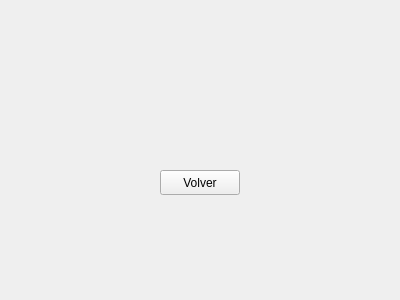
<?xml version="1.0" encoding="UTF-8"?>
<ui version="4.0">
 <class>Ventana</class>
 <widget class="QWidget" name="Ventana">
  <property name="geometry">
   <rect>
    <x>0</x>
    <y>0</y>
    <width>400</width>
    <height>300</height>
   </rect>
  </property>
  <property name="windowTitle">
   <string>Form</string>
  </property>
  <widget class="QPushButton" name="pbVolver">
   <property name="geometry">
    <rect>
     <x>160</x>
     <y>170</y>
     <width>80</width>
     <height>25</height>
    </rect>
   </property>
   <property name="text">
    <string>Volver</string>
   </property>
  </widget>
 </widget>
 <resources/>
 <connections/>
</ui>
